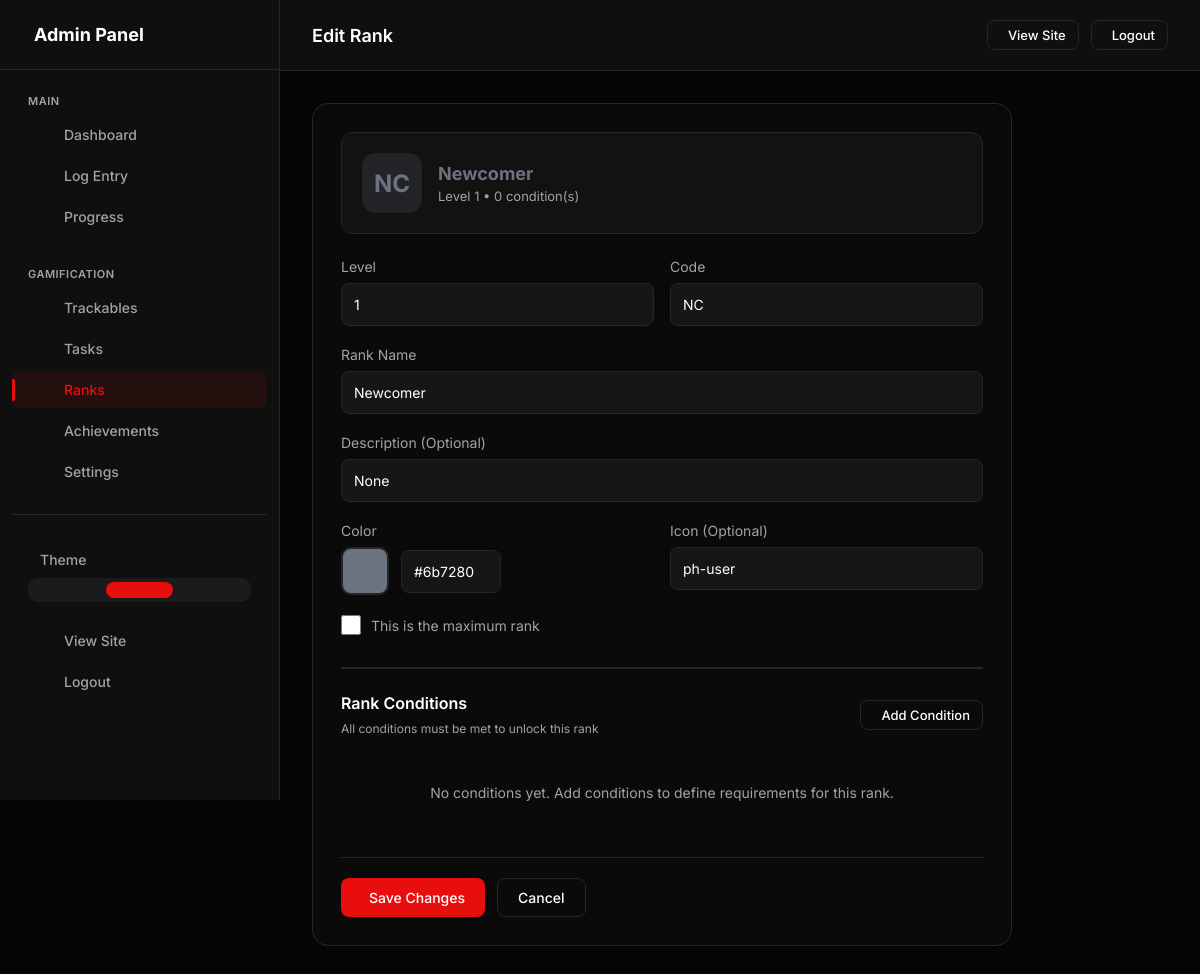
/admin/ranks/16/edit (signed in), run on an earlier commit of the app's database.
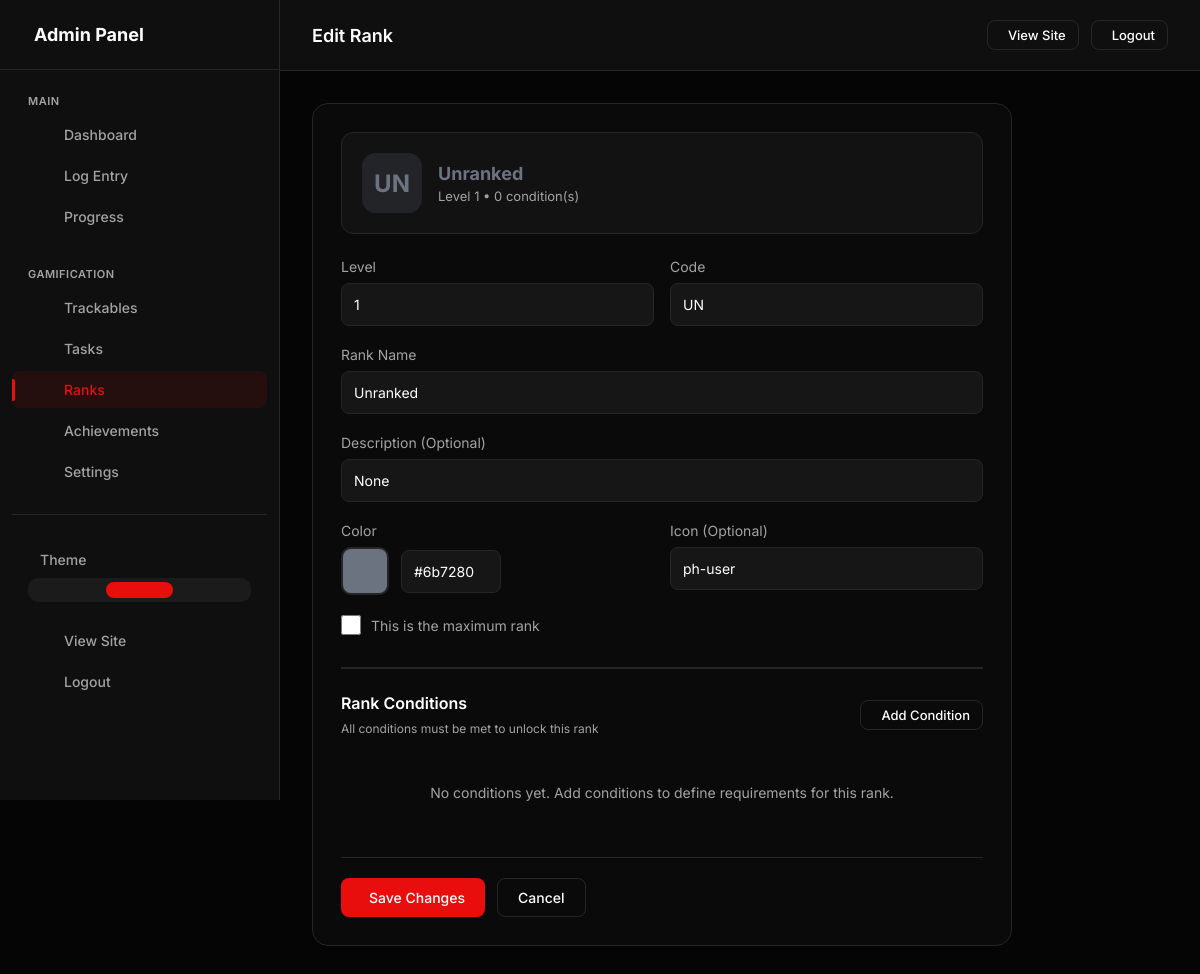
And on a later commit of the database.
### models.py (models this page shows, shortened)
class CustomRank(db.Model):
    __tablename__ = 'custom_ranks'
    id = db.Column(db.Integer, primary_key=True)
    user_id = db.Column(db.Integer, db.ForeignKey('users.id'), nullable=False, index=True)
    level = db.Column(db.Integer, nullable=False, default=1)  # Numeric level
    name = db.Column(db.String(100), nullable=False)  # "Beginner", "Expert", etc.
    code = db.Column(db.String(10))  # Short code like "BT", "MS"
    description = db.Column(db.String(500))
    min_xp = db.Column(db.Integer, nullable=True)  # XP needed to reach this rank (nullable for multi-condition ranks)
    icon = db.Column(db.String(100))  # Icon path or phosphor icon
    color = db.Column(db.String(20), default='#666666')
    badge_image = db.Column(db.String(500))  # Path to badge image
    is_max_rank = db.Column(db.Boolean, default=False)
    created_at = db.Column(db.DateTime, default=datetime.utcnow)
    updated_at = db.Column(db.DateTime, default=datetime.utcnow, onupdate=datetime.utcnow)
    conditions = db.relationship('RankCondition', backref='rank', lazy=True, cascade='all, delete-orphan')

### app.py (the view, shortened to what this page needs)
    @app.route('/admin/ranks/<int:id>/edit', methods=['GET', 'POST'])
    @admin_required
    def admin_rank_edit(id):
        rank = CustomRank.query.get_or_404(id)
        if rank.user_id != current_user.id:
            abort(403)
        trackables = TrackableType.query.filter_by(
            user_id=current_user.id,
            is_active=True
        ).order_by(TrackableType.name).all()
        return render_template('admin/rank_form.html', rank=rank, trackables=trackables)

### templates/admin/rank_form.html (shortened to what the changed rows need)
{% extends "admin/base.html" %}
{% block page_title %}{{ 'Edit' if rank else 'Add' }} Rank{% endblock %}
{% block content %}
<div class="form-container">
    <form method="post" class="form-card" id="rankForm">
        <div class="rank-preview" id="rankPreview">
            <div class="preview-badge" id="previewBadge"
                style="background: {{ rank.color if rank else '#666666' }}30; color: {{ rank.color if rank else '#666666' }}">
                <span id="previewCode">{{ rank.code if rank else 'L1' }}</span>
            </div>
            <div class="preview-info">
                <div class="preview-name" id="previewName" style="color: {{ rank.color if rank else '#666666' }}">{{
                    rank.name if rank else 'Rank Name' }}</div>
                <div class="preview-level">Level <span id="previewLevel">{{ rank.level if rank else 1 }}</span> • <span
                        id="conditionCount">{{ rank.conditions|length if rank else 0 }}</span> condition(s)</div>
            </div>
        </div>
        <div class="form-row">
            <div class="form-group">
                <label> Level</label>
                <input type="number" name="level" id="levelInput" value="{{ rank.level if rank else 1 }}" min="1"
                    required>
            </div>
            <div class="form-group">
                <label> Code</label>
                <input type="text" name="code" id="codeInput" value="{{ rank.code if rank else '' }}"
                    placeholder="e.g., NV, EX, MS" maxlength="4">
            </div>
        </div>
        <div class="form-group">
            <label> Rank Name</label>
            <input type="text" name="name" id="nameInput" value="{{ rank.name if rank else '' }}" required
                placeholder="e.g., Novice, Expert, Master">
        </div>
        <div class="form-group">
            <label> Description (Optional)</label>
            <input type="text" name="description" value="{{ rank.description if rank else '' }}"
                placeholder="Description of this rank">
        </div>
        <div class="form-row">
            <div class="form-group">
                <div class="color-input-wrapper">
                    <div class="color-preview" id="colorPreview"
                        style="background: {{ rank.color if rank else '#666666' }}">
                    </div>
                    <input type="text" id="colorText" value="{{ rank.color if rank else '#666666' }}"
                        style="width: 100px;" readonly>
                </div>
            </div>
            <div class="form-group">
                <label> Icon (Optional)</label>
                <input type="text" name="icon" value="{{ rank.icon if rank else '' }}"
                    placeholder="e.g., ph-crown, ph-star">
            </div>
        </div>
        <div class="form-group">
            <label class="checkbox-item" style="display: flex; align-items: center; gap: 10px; cursor: pointer;">
                <input type="checkbox" name="is_max_rank" {% if rank and rank.is_max_rank %}checked{% endif %}
                    style="width: 20px; height: 20px; accent-color: var(--accent);">
                <span>This is the maximum rank</span>
            </label>
        </div>
    </form>
</div>
{% endblock %}

What changed in the data, as far as the page shows it:
changed CustomRank "None": code "NC" → "UN"; name "Newcomer" → "Unranked"
